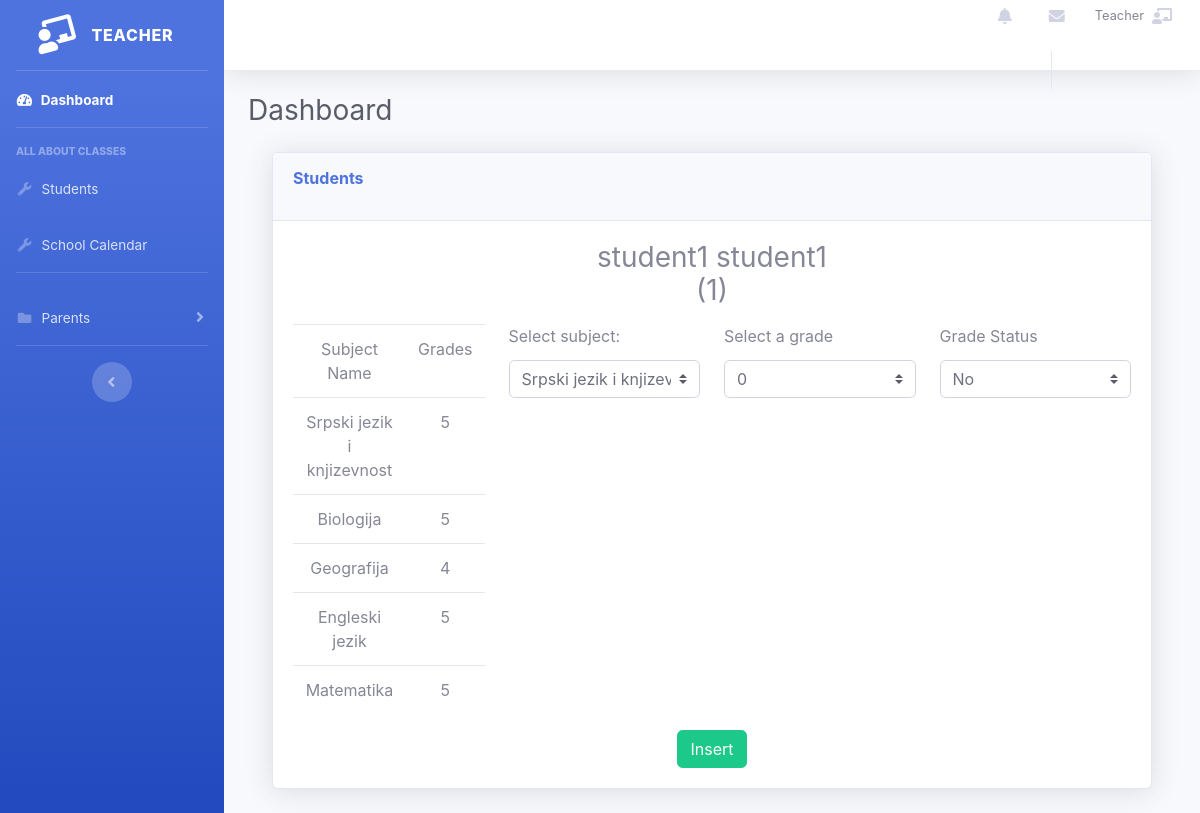
Screenshot of /users/insertg/27 (signed in) with the database file from the repository.
### tables this page shows
CREATE TABLE IF NOT EXISTS `students` (
  `id_student` int(11) NOT NULL AUTO_INCREMENT,
  `first_name` varchar(255) NOT NULL,
  `last_name` varchar(255) NOT NULL,
  `id_school_class` int(11) NOT NULL,
  PRIMARY KEY (`id_student`),
  KEY `fk_students_school_classes1_idx` (`id_school_class`)
);

CREATE TABLE IF NOT EXISTS `students_subjects` (
  `id_student_subject` int(11) NOT NULL AUTO_INCREMENT,
  `grades` int(11) NOT NULL,
  `grade_status` tinyint(1) NOT NULL,
  `school_class_id` int(11) NOT NULL,
  `id_student` int(11) NOT NULL,
  `id_subject` int(11) NOT NULL,
  PRIMARY KEY (`id_student_subject`),
  KEY `fk_students_subjects_students1_idx` (`id_student`),
  KEY `fk_students_subjects_subjects1_idx` (`id_subject`)
);

CREATE TABLE IF NOT EXISTS `subjects` (
  `id_subject` int(11) NOT NULL AUTO_INCREMENT,
  `name` varchar(45) NOT NULL,
  PRIMARY KEY (`id_subject`)
);

### app/libraries/Core.php (called while the page is built, shortened)
<?php
  class Core {
    protected $currentMethod = 'index';
    public function __construct(){
      $url = $this->getUrl();
      if(file_exists('../app/controllers/' . ucwords($url[0]). '.php')){
        unset($url[0]);
      }
      $this->currentController = new $this->currentController;
      if(isset($url[1])){
        if(method_exists($this->currentController, $url[1])){
          $this->currentMethod = $url[1];
          unset($url[1]);
        }
      }
      $this->params = $url ? array_values($url) : [];
      call_user_func_array([$this->currentController, $this->currentMethod], $this->params);
    }
    public function getUrl(){
      if(isset($_GET['url'])){
        $url = rtrim($_GET['url'], '/');
        $url = filter_var($url, FILTER_SANITIZE_URL);
        $url = explode('/', $url);
        return $url;
      }
    }
  }

### public/index.php (called while the page is built, shortened)
<?php
$init = new Core;

### app/libraries/Database.php (called while the page is built, shortened)
<?php
class Database
{
  private $host = DB_HOST;
  private $user = DB_USER;
  private $pass = DB_PASS;
  private $dbname = DB_NAME;
  private $dbh;
  private $stmt;
  public function __construct()
  {
    $dsn = 'mysql:host=' . $this->host . ';dbname=' . $this->dbname;
    $options = array(
      PDO::ATTR_PERSISTENT => true,
      PDO::ATTR_ERRMODE => PDO::ERRMODE_EXCEPTION
    );
    try {
      $this->dbh = new PDO($dsn, $this->user, $this->pass, $options);
    } catch (PDOException $e) {
      $this->error = $e->getMessage();
      echo $this->error;
    }
  }
  public function query($sql)
  {
    $this->stmt = $this->dbh->prepare($sql);
  }
  public function bind($param, $value, $type = null)
  {
    if (is_null($type)) {
      switch (true) {
        default:
          $type = PDO::PARAM_STR;
      }
    }
    $this->stmt->bindValue($param, $value, $type);
  }
  public function execute()
  {
    return $this->stmt->execute();
  }
  public function resultSet($fetch = PDO::FETCH_OBJ)
  {
    $this->execute();
    return $this->stmt->fetchAll($fetch);
  }
  public function single($fetch = PDO::FETCH_OBJ)
  {
    $this->execute();
    return $this->stmt->fetch($fetch);
  }
}

### app/models/Student.php (called while the page is built, shortened)
<?php
class Student
{
    private $db;
    public function __construct()
    {
        $this->db = new Database();
    }
    public function getStudentById($id)
    {
        $this->db->query('SELECT students.id_student,  students.first_name , students.last_name , students.id_school_class FROM students WHERE id_student = :id_student');
        $this->db->bind(':id_student', $id);
        $row = $this->db->single();
        return $row;
    }
}

### app/models/Grade.php (called while the page is built, shortened)
<?php
class Grade
{
    private $db;
    public function __construct()
    {
        $this->db = new Database();
    }
    public function showgrade($id)
    {
        $this->db->query('SELECT students_subjects.id_student_subject, students_subjects.grades, subjects.name, students_subjects.id_student, students_subjects.grade_status FROM students_subjects JOIN subjects ON subjects.id_subject = students_subjects.id_subject WHERE students_subjects.id_student = :id_student');
        $this->db->bind(':id_student', $id);
        $row = $this->db->resultSet();
        return $row;
    }
    public function showallgrades()
    {
        $this->db->query('SELECT grades, grade_status, school_class_id, id_student, id_subject FROM students_subjects');
        $grades = $this->db->resultSet();
        return $grades;
    }
    public function getGradeIdbyStudent($id)
    {
        $this->db->query('SELECT id_student FROM students_subjects WHERE id_student = :id_student');
        $this->db->bind(':id_student', $id);
        $row = $this->db->single();
        return $row;
    }
}

### app/models/Subject.php (called while the page is built, shortened)
<?php
class Subject
{
    private $db;
    public function __construct()
    {
        $this->db = new Database();
    }
    public function showallSubjects() {
        $this->db->query('SELECT id_subject, name FROM subjects');
        $subjects = $this->db->resultSet();
        return $subjects;
    }
}

### app/views/teacher/grades/insertg.php (the view, shortened to what this page needs)
<?php require APPROOT . '/views/inc/teacher/header.php'; ?>
<div id="page-wrapper">
    <div class="container-fluid">
        <div class="row">
            <div class="col-lg-12">
            <div class="card shadow mb-4">
                <div class="card-header py-3">
                    <h6 class="m-0 font-weight-bold text-primary">Students</h6>
                </div>
                <div class="card-body">
                <h3 class="text-center student_name_st">
                    <?php echo $data['student']->first_name . " " . $data['student']->last_name ?> <p>(<?php echo $data['student']->id_school_class ?>)</p>
                </h3>
                    <form action="<?php echo URLROOT; ?>/users/insertg/<?php echo $data['student']->id_student ?>" method="POST">
                        <div class="row">
                            <div class="col">
                                    <table class="text-center table table-responsive">
                                            <thead>
                                            <td>Subject Name</td>
                                            <td>Grades</td>
                                            </thead>
                                            <tbody>
                                            <?php foreach ($data['allsubjects'] as $subject) : ?>
                                            <tr>
                                                <?php echo "<td>" . $subject->name . "</td>"; ?>
                                                <?php echo "<td>" . $subject->grades . "</td>"; ?>
                                            </tr>
                                            <?php endforeach; ?>
                                            </tbody>
                                    </table>
                            </div>
                            <div class="col">
                                <div class="form-group">
                                    <label>Select subject:</label>
                                <select name='id_subject' class="custom-select my-1 mr-sm-2" id="inlineFormCustomSelectPref">
                                    <?php foreach ($data['subjects'] as $subject) : ?>
                                        <?php echo "<option value=\"$subject->id_subject\">$subject->name</option>"; ?>
                                    <?php endforeach; ?>
                                </select>
                                </div>
                            </div>
                            <div class="col">
                                <div class="form-group">
                                    <label for="grades">Select a grade</label>
                                    <select class="custom-select my-1 mr-sm-2" name="grades" id="grades">
                                        <option default value="0">0</option>
                                    </select>
                                </div>
                            </div>
                            <div class="col">
                                <div class="form-group">
                                    <label for="grade">Grade Status</label>
                                    <select class="custom-select my-1 mr-sm-2" name="grade_status" id="grade_status">
                                        <option value="0" selected>No</option>
                                    </select>
                                </div>
                            </div>
                        </div>
                        <div class="text-center">
                            <input type="submit" name="submit" class="btn btn-success text-center" value="Insert">
                        </div>
                    </form>
                </div>
            </div>
            </div>
        </div>
    </div>
</div>
<?php require APPROOT . '/views/inc/teacher/footer.php'; ?>

### rows the page displays
students: first_name "student1", last_name "student1", id_school_class "1"
students_subjects: id_subject.name "Srpski jezik i knjizevnost", grades "5"
students_subjects: id_subject.name "Biologija", grades "5"
students_subjects: id_subject.name "Geografija", grades "4"
students_subjects: id_subject.name "Engleski jezik", grades "5"
students_subjects: id_subject.name "Matematika", grades "5"

### other values shown
form field id_subject "Srpski jezik i knjizevnost"
